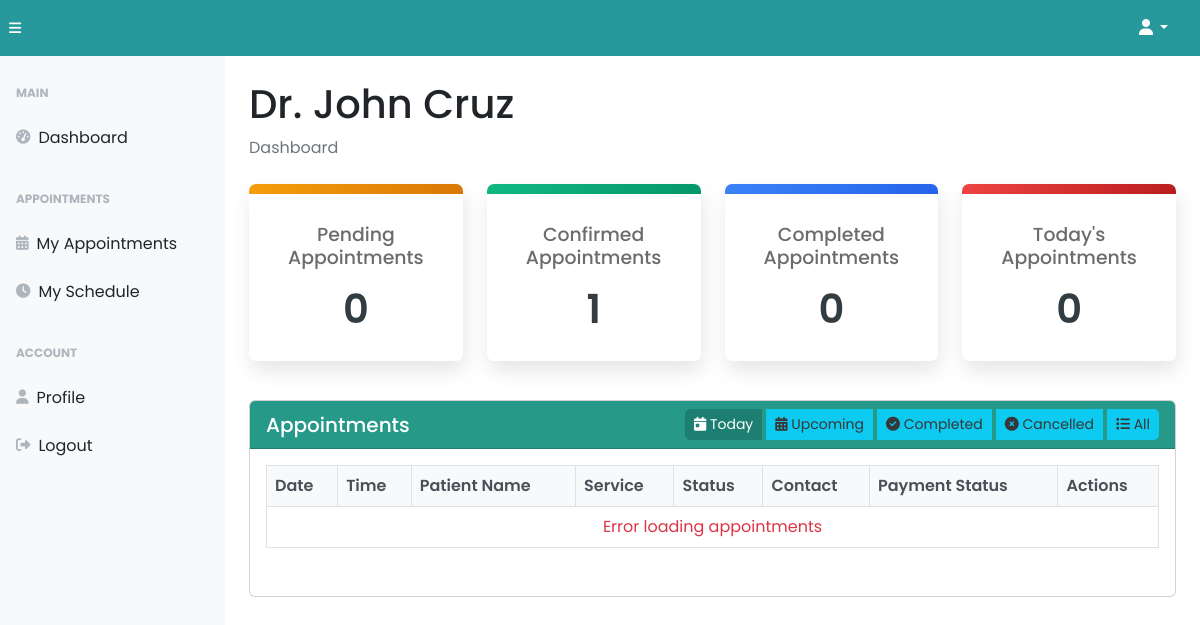
/dermatologist/derm-index.php (signed in), run on an earlier commit of the app's database.
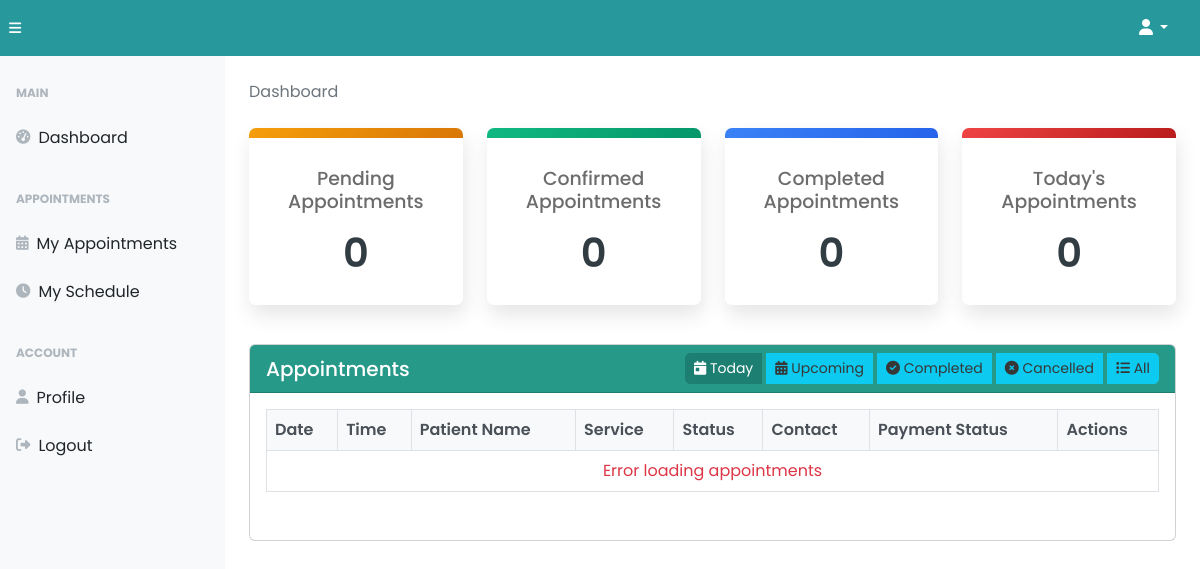
And on a later commit of the database.
### tables this page shows
CREATE TABLE `tbl_dermatologists` (
  `derm_id` int(11) NOT NULL,
  `ac_id` int(11) DEFAULT NULL,
  `derm_name` varchar(100) NOT NULL,
  `derm_specialization` varchar(255) DEFAULT NULL,
  `derm_image` varchar(255) DEFAULT NULL,
  `derm_status` enum('Active','Inactive') DEFAULT 'Active'
);

### dermatologist/derm-select.php (called while the page is built)
<?php
$ac_id = $_SESSION["derm_id"];
    $select_query = "SELECT * FROM tbl_dermatologists WHERE ac_id = ?";
    $stmt = $conn->prepare($select_query);
    $stmt->bind_param("i", $ac_id);
    $stmt->execute();
    $result = $stmt->get_result();
    $data = $result->fetch_assoc();
    $derm_id = $data["derm_id"];
?>

### dermatologist/derm-index.php (the view, shortened to what the changed rows need)
<?php
require_once("../backend/config/config.php");
require_once("./derm-select.php");
?>
<!DOCTYPE html>
<html lang="en">
  <head>
    <link href="https://cdnjs.cloudflare.com/ajax/libs/font-awesome/6.5.1/css/all.min.css" rel="stylesheet">
    <link rel="stylesheet" href="../styles/bootsrap5-min.css">
    <link rel="stylesheet" href="../styles/card-general.css">
  </head>
  <body class="sb-nav-fixed">
    <div id="layoutSidenav">
      <div id="layoutSidenav_content">
        <main>
            <div class="container-fluid px-4">
              <h1 class="mt-4"><?= $data["derm_name"] ?></h1>
              <ol class="breadcrumb mb-4">
                <li class="breadcrumb-item active">Dashboard</li>
              </ol>
              <div class="row">
                <div class="c-dashboardInfo-pending col-xl-3 col-md-6">
                </div>
                <div class="c-dashboardInfo-confirmed col-xl-3 col-md-6">
                  <div class="wrap">
                    <h4 class="heading heading5 hind-font medium-font-weight c-dashboardInfo__title">
                    <?php
                      $query2 = "SELECT COUNT(*) AS total FROM tbl_appointments
                                WHERE derm_id = ? AND appointment_status = 'Confirmed'";
                      $stmt2 = $conn->prepare($query2);
                      $stmt2->bind_param("i", $derm_id);
                      $stmt2->execute();
                      $result2 = $stmt2->get_result();
                      $data2 = $result2->fetch_assoc();
                    ?>
                      Confirmed Appointments
                    </h4>
                    <span class='hind-font caption-12 c-dashboardInfo__count'><?= $data2["total"] ?></span>
                  </div>
                </div>
                <div class="c-dashboardInfo-completed col-xl-3 col-md-6">
                </div>
                <div class="c-dashboardInfo-today col-xl-3 col-md-6">
                </div>
              </div>
              <div class="row mt-4">
                <div class="col-md-12">
                  <div class="card">
                    <div class="card-body">
                      <div class="table-responsive">
                        <table class="table table-bordered table-hover" id="appointmentsTable">
                          <thead>
                            <tr>
                              <th>Date</th>
                              <th>Time</th>
                              <th>Patient Name</th>
                              <th>Service</th>
                              <th>Status</th>
                              <th>Contact</th>
                              <th>Payment Status</th>
                              <th>Actions</th>
                            </tr>
                          </thead>
                        </table>
                      </div>
                    </div>
                  </div>
                </div>
              </div>
            </div>
        </main>
      </div>
    </div>
  </body>
</html>

What changed in the data, as far as the page shows it:
removed tbl_dermatologists: derm_name "Dr. John Cruz"
Also different on the page:
$data2["total"]: "1" → "0"
